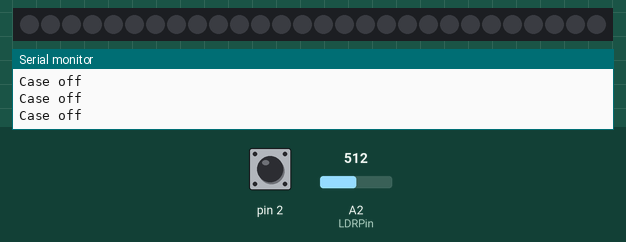
Bench run of a sketch on a simulated Arduino Uno, built with avr-gcc and run on an emulated ATmega328P. On the bench: 28 RGB LEDs in strip order, left to right, the last lines printed to the serial monitor. Inputs (shaded band) come from the test bench; at power-on: A2 (LDRPin) = 512, pin 2 HIGH. Dim RGB values are drawn brighter than linear.

Above: at 1.2 s.
1.3 s: A2 (LDRPin) set to 218
4.3 s: A2 (LDRPin) set to 190
At 5.4 s:
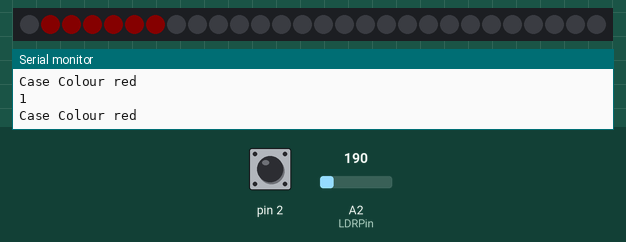
5.9 s: pin 2 driven LOW
At 6.6 s:
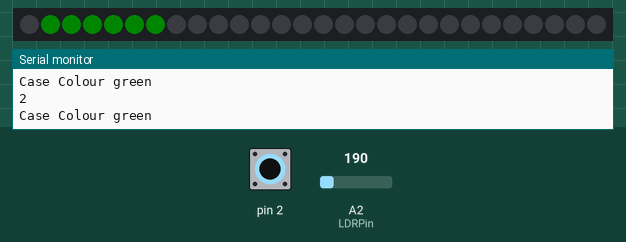
7.5 s: pin 2 pulsed HIGH 5 times (0.12 s each, 0.3 s apart)
At 7.89 s:
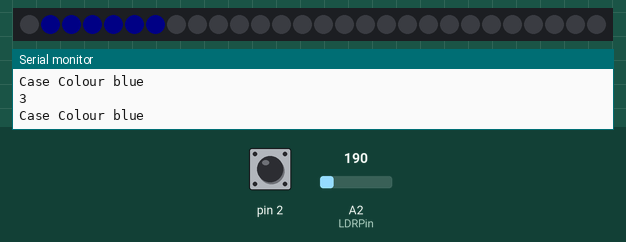
10.5 s: A2 (LDRPin) set to 306
At 11.6 s:
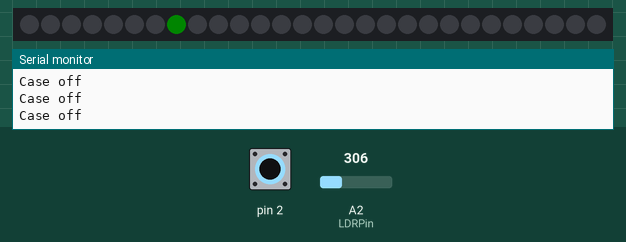
Timing chart, 0 to 13.5 s (numbered marks = the images above; inputs shaded):
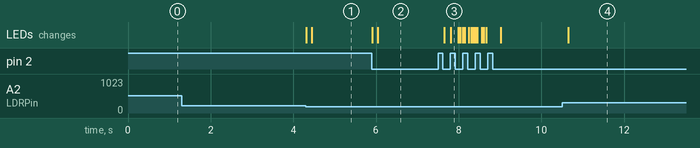

Measured:
- the behaviour switches between 205 and 204 on A2 (LDRPin) (found by bisection; images 0 and 1)
- after the input at 4.3 s, the LEDs: first change at once (image 1 shows a later state)
- after the input at 5.9 s, the LEDs: first change at once (image 2 shows a later state)
- after the input at 7.5 s, the LEDs: first change after 0.15 s (image 3 shows a later state)
- after the input at 10.5 s, the LEDs: change after 0.15 s (image 4)

The sketch:

Neo_only_bird_code.ino
```cpp
//-----------------------------------------Libraries-----------------------------------------
#include <Adafruit_NeoPixel.h>    //Includes the Neopixel library
//#include <Servo.h>    //Includes the Servo library


//-----------------------------------------Constants-----------------------------------------
const int PIN = 8;     //Pin the Neopixel is connected to
const int NUM_LEDS = 28;    //Number of LED's (4 per Neopixel)
const int LDRPin = A2;   //Pin the LDR potential divider is conected to


//-----------------------------------------Variables-----------------------------------------
int c = 0;    //Integer that iterates the colours of the Neopixels
int Voltage;    //Voltage reading taken from the potential divider
//int song_pin1 = 3;
//int song_pin2 = 4;
//int song_pin3 = 5;


//----------------------------------Initializing Components----------------------------------
//Servo Wing_servo;   //Intitializes the servo that moves the wings
//Servo Beak_sevro;   //Intitializes the servo that moves the beak

Adafruit_NeoPixel pixel = Adafruit_NeoPixel(NUM_LEDS, PIN, NEO_GRBW + NEO_KHZ800);


//----------------------------------------RGBW values----------------------------------------
//Initializes the RGBW values of the colours to 32-bit unsigned integers
const uint32_t RED = pixel.Color(50, 0, 0, 0);
const uint32_t GREEN = pixel.Color(0, 50, 0, 0);
const uint32_t BLUE = pixel.Color(0, 0, 50, 0);
const uint32_t CYAN = pixel.Color(0, 50, 50, 0);
const uint32_t PURPLE = pixel.Color(50, 0, 50, 0);
const uint32_t YELLOW = pixel.Color(50, 50, 0, 0);
const uint32_t WHITE = pixel.Color(50, 50, 50, 0);
const uint32_t OFF = pixel.Color(0, 0, 0, 0);


//---------------------------------------Setup function---------------------------------------
void setup(){
  pixel.setBrightness(40);    //Sets brightness as 40 out of 255
  pixel.begin();
  Serial.begin(9600);

//  Wing_servo.attach(9);   //Pin the servo that moves the wings is conected to
//  Beak_sevro.attach(10);    //Pin the servo that moves the beak is conected to

  attachInterrupt(digitalPinToInterrupt(2), cycle, FALLING);

//  pinMode(song_pin1, OUTPUT);   //Initializes the first melody generator
//  pinMode(song_pin2, OUTPUT);   //Initializes the second melody generator
//  pinMode(song_pin3, OUTPUT);   //Initializes the third melody generator
}


//------------------------------Functions to control the servos-------------------------------
// void Flap_Wings(){
//   //Slowly rotates the wing servo from 5 dgrees to 85 degrees
//   Serial.println("Flapping Wings");
//   for (int Wing_angle = 5; Wing_angle < 85; Wing_angle += 5){
//     Wing_servo.write(Wing_angle);
//     delay(50);
//   }
//   //Slowly rotates the wing servo from 85 dgrees to 5 degrees
//   for (int Wing_angle = 85; Wing_angle > 5; Wing_angle -= 5){
//     Wing_servo.write(Wing_angle);
//     delay(50);
//   }
// }

// void Open_Beak(){
//   //Slowly rotates the beak servo from 0 dgrees to 10 degrees
//   for (int Beak_angle = 0; Beak_angle < 10; Beak_angle += 1){
//   Wing_servo.write(Beak_angle);
//   delay(50);
//   }
// }

// void Close_Beak(){
//   //Slowly rotates the beak servo from 10 dgrees to 0 degrees
//   for (int Beak_angle = 10; Beak_angle > 10; Beak_angle -= 1){
//   Wing_servo.write(Beak_angle);
//   delay(50);
//   }
// }


//-----------------------------Functions to control the Neopixels-----------------------------
void Colour_Red(){   //Sets all but the middle pixel to red
  Serial.println("Case Colour red");
  for(int i = 1; i < 7; i++){
    pixel.setPixelColor(i, RED);
    pixel.show();
    delay(25);
  }
}

void Colour_Green(){   //Sets all but the middle pixel to green
  Serial.println("Case Colour green");
  for(int i = 1; i < 7; i++){
    pixel.setPixelColor(i, GREEN);
    pixel.show();
    delay(25);
  }
}

void Colour_Blue(){   //Sets all but the middle pixel to blue
  Serial.println("Case Colour blue");
  for(int i = 1; i < 7; i++){
    pixel.setPixelColor(i, BLUE);
    pixel.show();
    delay(25);
  }
}

void Colour_Rainbow(){    //Sets all but the middle pixel to rotating rainbow colours
  Serial.println("Case Rainbow");
  uint32_t colours [6] = {PURPLE, BLUE, CYAN, GREEN, YELLOW, RED};
  for(int i = 1; i < 8; i++){
    pixel.setPixelColor(i, colours[c]);
    pixel.show();
    delay(50);
    c++;
    if(c == 6){   //Resets the colour back to the start of the array
      c = 0;
    }
  }
}

void Colour_Christmas(){    //Sets all but the middle pixel to rotating rainbow colours
  Serial.println("Case Christmas");
  uint32_t colours [6] = {RED, GREEN, RED, GREEN, RED, GREEN};
  for(int i = 1; i < 8; i++){
    pixel.setPixelColor(i, colours[c]);
    pixel.show();
    delay(50);
    c++;
    if(c == 6){   //Resets the colour back to the start of the array
      c = 0;
    }
  }
}

void Colour_Off(){    //Turns off all pixels
  Serial.println("Case off");
  for(int i = 1; i < 7; i++){
    pixel.setPixelColor(i, OFF);
    pixel.show();
  }
}


//-------------------------Functions to control the melody generators-------------------------
// void song1(){
//   Serial.println("Song 1");
//   digitalWrite( song_pin1, HIGH);
//   digitalWrite( song_pin2, LOW);
//   digitalWrite( song_pin3, LOW);
// }

// void song2(){
//   Serial.println("Song 2");
//   digitalWrite( song_pin1, LOW);
//   digitalWrite( song_pin2, HIGH);
//   digitalWrite( song_pin3, LOW);
// }

// void song3(){
//   Serial.println("Song 3");
//   digitalWrite( song_pin1, LOW);
//   digitalWrite( song_pin2, LOW);
//   digitalWrite( song_pin3, HIGH);
// }


//---------------------------------Function to control Button---------------------------------
volatile int cycleCount = 1;    //CycleCount represents which mode is running
void cycle(){
  noInterrupts();   //Allows button to be pressed and change mode even if code is currently running a delay
  Colour_Off();   //Turns off piexels between sequences
  cycleCount++;   //Changes between modes
  if (cycleCount > 5){
    cycleCount = 1;   //If pressed in mode 3 the device will reset back to mode 1
  }
}


void loop(){
  Voltage = analogRead(LDRPin);   //Reads the voltage across the potential divider
  int LightLevel = map(Voltage, 0, 1023, 0, 10);    //Maps the voltage to a variable lightlevel
  if (LightLevel < 2){   //When lightlevel = 0 the room is dark and the device is turned on
    Serial.println(cycleCount);
    switch (cycleCount){
    case 1:
      Colour_Red();   //Runs the red light sequence
//      Open_Beak();    //Opens the birds mouth
//      song1();    //Plays the first melody
//      Close_Beak();   //Closes the beak
//      Flap_Wings();   //Slowly flaps the wings up and down once
      break;

    case 2:
      Colour_Green();   //Runs the green light sequence
      // Open_Beak();    //Opens the birds mouth
      // song1();    //Plays the first melody
      // Close_Beak();   //Closes the beak
      // Flap_Wings();   //Slowly flaps the wings up and down once
      break;

    case 3:
      Colour_Blue();   //Runs the blue light sequence
      // Open_Beak();    //Opens the birds mouth
      // song1();    //Plays the first melody
      // Close_Beak();   //Closes the beak
      // Flap_Wings();   //Slowly flaps the wings up and down once
      break;

    case 4:
      Colour_Rainbow();    //Runs the rainbow light sequence
      // Open_Beak();    //Opens the birds mouth
      // song2();    //Plays the second melody
      // Close_Beak();   //Closes the beak
      // Flap_Wings();   //Slowly flaps the wings up and down once
      break;

    case 5:
      Colour_Christmas();   //Runs the christmas light sequence
      // Open_Beak();    //Opens the birds mouth
      // song2();    //Plays the third melody
      // Close_Beak();   //Closes the beak
      // Flap_Wings();   //Slowly flaps the wings up and down once
      break;

    }
  }
  else{
    Colour_Off();   //When lightlevel = 1 the room is light and the device is turned off
  }
}
```
